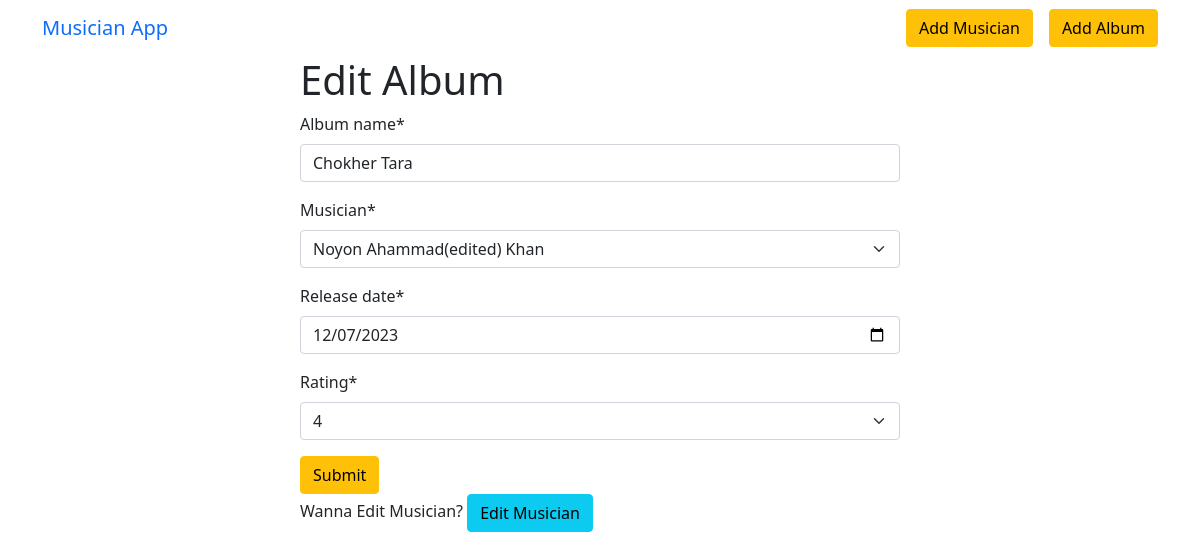
Screenshot of /edit_album/2/ with the database file from the repository.
### musician_app/models.py (models this page shows, shortened)
class Album(models.Model):
    CHOICES = (('1', 1), ('2', 2), ('3', 3), ('4', 4), ('5', 5))
    album_name = models.CharField(max_length=50)
    musician = models.ForeignKey(
        Musician, on_delete=models.CASCADE, related_name="albums")
    release_date = models.DateField()
    rating = models.CharField(choices=CHOICES, max_length=2)

### musician_app/views.py (the view)
# urls.py: path('edit_album/<int:id>/', edit_album, name="edit_album"),
def edit_album(request, id):
    album = models.Album.objects.get(pk=id)
    musician_pk = album.musician.pk
    form = forms.AlbumForm(instance=album)
    if request.method == 'POST':
        form = forms.AlbumForm(request.POST, instance=album)
        if form.is_valid():
            form.save()
            return redirect('home')
    return render(request, 'edit_album.html', {'form': form, 'musician_pk': musician_pk})

### musician_app/forms.py
class AlbumForm(forms.ModelForm):
    release_date = forms.DateTimeField(
        widget=forms.NumberInput(attrs={'type': 'date'}))
    class Meta:
        model = Album
        fields = ['album_name', 'musician', 'release_date', 'rating']

### musician_app/models.py (called while the page is built)
    def __str__(self) -> str:
        return f"{self.first_name} {self.last_name}"

### musician_app/templates/edit_album.html
{% extends 'base.html' %} {% load crispy_forms_tags %} {% block content %}
<form style="width: 50%; margin: auto" method="post">
  <h1>Edit Album</h1>
  {% csrf_token %} {{form | crispy}}
  <button class="btn btn-warning">Submit</button>
  <br />
  Wanna Edit Musician?
  <a href="{% url 'edit_musician' id=musician_pk %}" class="btn btn-info"
    >Edit Musician</a
  >
</form>
{% endblock %}

### rows the page displays
Album: album_name "Chokher Tara", musician "Noyon Ahammad(edited) Khan", release_date "12/07/2023", rating "4"
